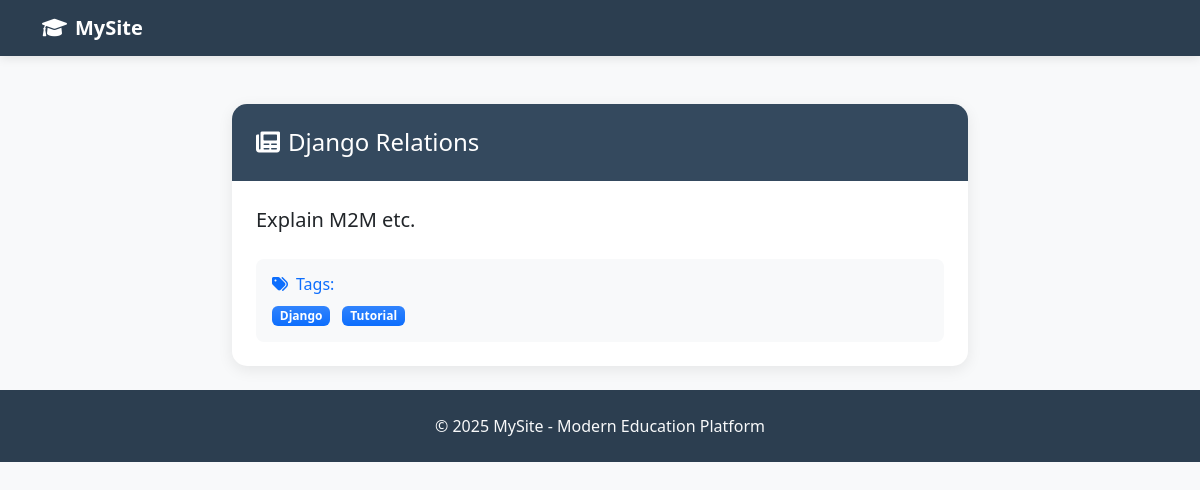
Screenshot of /blogs/1/ with the database file from the repository.
### main/models.py (models this page shows, shortened)
class BlogPost(models.Model):
    title   = models.CharField(max_length=250)
    body    = models.TextField()
    tags    = models.ManyToManyField(Tag, related_name='posts', blank=True)
    published = models.DateTimeField(auto_now_add=True)

class Tag(models.Model):
    name = models.CharField(max_length=50, unique=True)
    slug = models.SlugField(max_length=60, unique=True)

### main/views.py (the view)
# urls.py: path('blogs/<int:pk>/', views.blog_detail, name='blog_detail'),
def blog_detail(request, pk):
    post = get_object_or_404(BlogPost, pk=pk)
    return render(request, 'main/blog_detail.html', {'post': post})

### templates/main/blog_detail.html (shortened to what this page needs)
{% extends "base.html" %}
{% block content %}
<div class="row justify-content-center">
  <div class="col-lg-8">
    <div class="modern-card">
      <div class="card-header-modern">
        <h4 class="mb-0">
          <i class="fas fa-newspaper me-2"></i>{{ post.title }}
        </h4>
      </div>
      <div class="card-body p-4">
        <div class="content-area mb-4">
          <p class="lead">{{ post.body }}</p>
        </div>
        <div class="bg-light rounded-3 p-3">
          <h6 class="text-primary mb-2">
            <i class="fas fa-tags me-2"></i>Tags:
          </h6>
          {% for t in post.tags.all %}
            <span class="badge bg-primary bg-gradient me-2">{{ t.name }}</span>
          {% empty %}
            <span class="text-muted">
              <i class="fas fa-info-circle me-1"></i>No tags
            </span>
          {% endfor %}
        </div>
      </div>
    </div>
  </div>
</div>
{% endblock %}

### templates/base.html (style rules this page uses)
body { padding-top: 80px; background-color: #f8f9fa; min-height: 100vh; }
.modern-card { background: #ffffff; border: none; border-radius: 15px; box-shadow: 0 4px 15px rgba(0, 0, 0, 0.08); transition: all 0.3s ease; }
.card-header-modern { background-color: #34495e; color: white; border: none; border-radius: 15px 15px 0 0; padding: 1.5rem; }

### rows the page displays
BlogPost: title "Django Relations", body "Explain M2M etc."
Tag: name "Django"
Tag: name "Tutorial"
